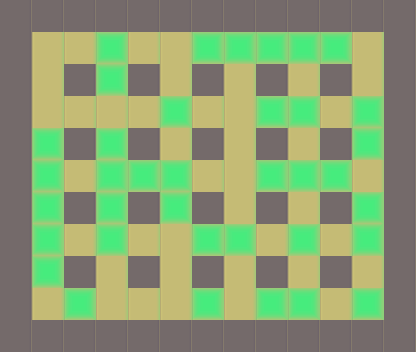

This game map was drawn from its Tiled (.tmx) file and the tilesets committed beside it. A one-line description and the full map source follow:
An orthogonal 13x11 tile map with 32x32 px tiles, 2 tile layers (base, piedras).

<map version="1.0" orientation="orthogonal" renderorder="right-down" width="13" height="11" tilewidth="32" tileheight="32" nextobjectid="1">
 <properties>
  <property name="nombre" value="Nivel 1" />
 </properties>
 <tileset firstgid="1" name="tile" tilewidth="32" tileheight="32" tilecount="3">
  <image source="../tilebase.png" width="96" height="32" />
  <terraintypes>
   <terrain name="New Terrain" tile="-1" />
  </terraintypes>
 </tileset>
 <layer name="base" width="13" height="11">
  <data>
   <tile gid="1" />
   <tile gid="1" />
   <tile gid="1" />
   <tile gid="1" />
   <tile gid="1" />
   <tile gid="1" />
   <tile gid="1" />
   <tile gid="1" />
   <tile gid="1" />
   <tile gid="1" />
   <tile gid="1" />
   <tile gid="1" />
   <tile gid="1" />
   <tile gid="1" />
   <tile gid="2" />
   <tile gid="2" />
   <tile gid="2" />
   <tile gid="2" />
   <tile gid="2" />
   <tile gid="2" />
   <tile gid="2" />
   <tile gid="2" />
   <tile gid="2" />
   <tile gid="2" />
   <tile gid="2" />
   <tile gid="1" />
   <tile gid="1" />
   <tile gid="2" />
   <tile gid="1" />
   <tile gid="2" />
   <tile gid="1" />
   <tile gid="2" />
   <tile gid="1" />
   <tile gid="2" />
   <tile gid="1" />
   <tile gid="2" />
   <tile gid="1" />
   <tile gid="2" />
   <tile gid="1" />
   <tile gid="1" />
   <tile gid="2" />
   <tile gid="2" />
   <tile gid="2" />
   <tile gid="2" />
   <tile gid="2" />
   <tile gid="2" />
   <tile gid="2" />
   <tile gid="2" />
   <tile gid="2" />
   <tile gid="2" />
   <tile gid="2" />
   <tile gid="1" />
   <tile gid="1" />
   <tile gid="2" />
   <tile gid="1" />
   <tile gid="2" />
   <tile gid="1" />
   <tile gid="2" />
   <tile gid="1" />
   <tile gid="2" />
   <tile gid="1" />
   <tile gid="2" />
   <tile gid="1" />
   <tile gid="2" />
   <tile gid="1" />
   <tile gid="1" />
   <tile gid="2" />
   <tile gid="2" />
   <tile gid="2" />
   <tile gid="2" />
   <tile gid="2" />
   <tile gid="2" />
   <tile gid="2" />
   <tile gid="2" />
   <tile gid="2" />
   <tile gid="2" />
   <tile gid="2" />
   <tile gid="1" />
   <tile gid="1" />
   <tile gid="2" />
   <tile gid="1" />
   <tile gid="2" />
   <tile gid="1" />
   <tile gid="2" />
   <tile gid="1" />
   <tile gid="2" />
   <tile gid="1" />
   <tile gid="2" />
   <tile gid="1" />
   <tile gid="2" />
   <tile gid="1" />
   <tile gid="1" />
   <tile gid="2" />
   <tile gid="2" />
   <tile gid="2" />
   <tile gid="2" />
   <tile gid="2" />
   <tile gid="2" />
   <tile gid="2" />
   <tile gid="2" />
   <tile gid="2" />
   <tile gid="2" />
   <tile gid="2" />
   <tile gid="1" />
   <tile gid="1" />
   <tile gid="2" />
   <tile gid="1" />
   <tile gid="2" />
   <tile gid="1" />
   <tile gid="2" />
   <tile gid="1" />
   <tile gid="2" />
   <tile gid="1" />
   <tile gid="2" />
   <tile gid="1" />
   <tile gid="2" />
   <tile gid="1" />
   <tile gid="1" />
   <tile gid="2" />
   <tile gid="2" />
   <tile gid="2" />
   <tile gid="2" />
   <tile gid="2" />
   <tile gid="2" />
   <tile gid="2" />
   <tile gid="2" />
   <tile gid="2" />
   <tile gid="2" />
   <tile gid="2" />
   <tile gid="1" />
   <tile gid="1" />
   <tile gid="1" />
   <tile gid="1" />
   <tile gid="1" />
   <tile gid="1" />
   <tile gid="1" />
   <tile gid="1" />
   <tile gid="1" />
   <tile gid="1" />
   <tile gid="1" />
   <tile gid="1" />
   <tile gid="1" />
   <tile gid="1" />
  </data>
 </layer>
 <layer name="piedras" width="13" height="11">
  <data>
   <tile gid="0" />
   <tile gid="0" />
   <tile gid="0" />
   <tile gid="0" />
   <tile gid="0" />
   <tile gid="0" />
   <tile gid="0" />
   <tile gid="0" />
   <tile gid="0" />
   <tile gid="0" />
   <tile gid="0" />
   <tile gid="0" />
   <tile gid="0" />
   <tile gid="0" />
   <tile gid="0" />
   <tile gid="0" />
   <tile gid="3" />
   <tile gid="0" />
   <tile gid="0" />
   <tile gid="3" />
   <tile gid="3" />
   <tile gid="3" />
   <tile gid="3" />
   <tile gid="3" />
   <tile gid="0" />
   <tile gid="0" />
   <tile gid="0" />
   <tile gid="0" />
   <tile gid="0" />
   <tile gid="3" />
   <tile gid="0" />
   <tile gid="0" />
   <tile gid="0" />
   <tile gid="0" />
   <tile gid="0" />
   <tile gid="0" />
   <tile gid="0" />
   <tile gid="0" />
   <tile gid="0" />
   <tile gid="0" />
   <tile gid="0" />
   <tile gid="0" />
   <tile gid="0" />
   <tile gid="0" />
   <tile gid="3" />
   <tile gid="0" />
   <tile gid="0" />
   <tile gid="3" />
   <tile gid="3" />
   <tile gid="0" />
   <tile gid="3" />
   <tile gid="0" />
   <tile gid="0" />
   <tile gid="3" />
   <tile gid="0" />
   <tile gid="3" />
   <tile gid="0" />
   <tile gid="0" />
   <tile gid="0" />
   <tile gid="0" />
   <tile gid="0" />
   <tile gid="0" />
   <tile gid="0" />
   <tile gid="3" />
   <tile gid="0" />
   <tile gid="0" />
   <tile gid="3" />
   <tile gid="0" />
   <tile gid="3" />
   <tile gid="3" />
   <tile gid="3" />
   <tile gid="0" />
   <tile gid="0" />
   <tile gid="3" />
   <tile gid="3" />
   <tile gid="3" />
   <tile gid="0" />
   <tile gid="0" />
   <tile gid="0" />
   <tile gid="3" />
   <tile gid="0" />
   <tile gid="3" />
   <tile gid="0" />
   <tile gid="3" />
   <tile gid="0" />
   <tile gid="0" />
   <tile gid="0" />
   <tile gid="0" />
   <tile gid="0" />
   <tile gid="3" />
   <tile gid="0" />
   <tile gid="0" />
   <tile gid="3" />
   <tile gid="0" />
   <tile gid="3" />
   <tile gid="0" />
   <tile gid="0" />
   <tile gid="3" />
   <tile gid="3" />
   <tile gid="0" />
   <tile gid="3" />
   <tile gid="0" />
   <tile gid="3" />
   <tile gid="0" />
   <tile gid="0" />
   <tile gid="3" />
   <tile gid="0" />
   <tile gid="0" />
   <tile gid="0" />
   <tile gid="0" />
   <tile gid="0" />
   <tile gid="0" />
   <tile gid="0" />
   <tile gid="0" />
   <tile gid="0" />
   <tile gid="0" />
   <tile gid="0" />
   <tile gid="0" />
   <tile gid="0" />
   <tile gid="3" />
   <tile gid="0" />
   <tile gid="0" />
   <tile gid="0" />
   <tile gid="3" />
   <tile gid="0" />
   <tile gid="3" />
   <tile gid="3" />
   <tile gid="0" />
   <tile gid="3" />
   <tile gid="0" />
   <tile gid="0" />
   <tile gid="0" />
   <tile gid="0" />
   <tile gid="0" />
   <tile gid="0" />
   <tile gid="0" />
   <tile gid="0" />
   <tile gid="0" />
   <tile gid="0" />
   <tile gid="0" />
   <tile gid="0" />
   <tile gid="0" />
   <tile gid="0" />
  </data>
 </layer>
</map>
